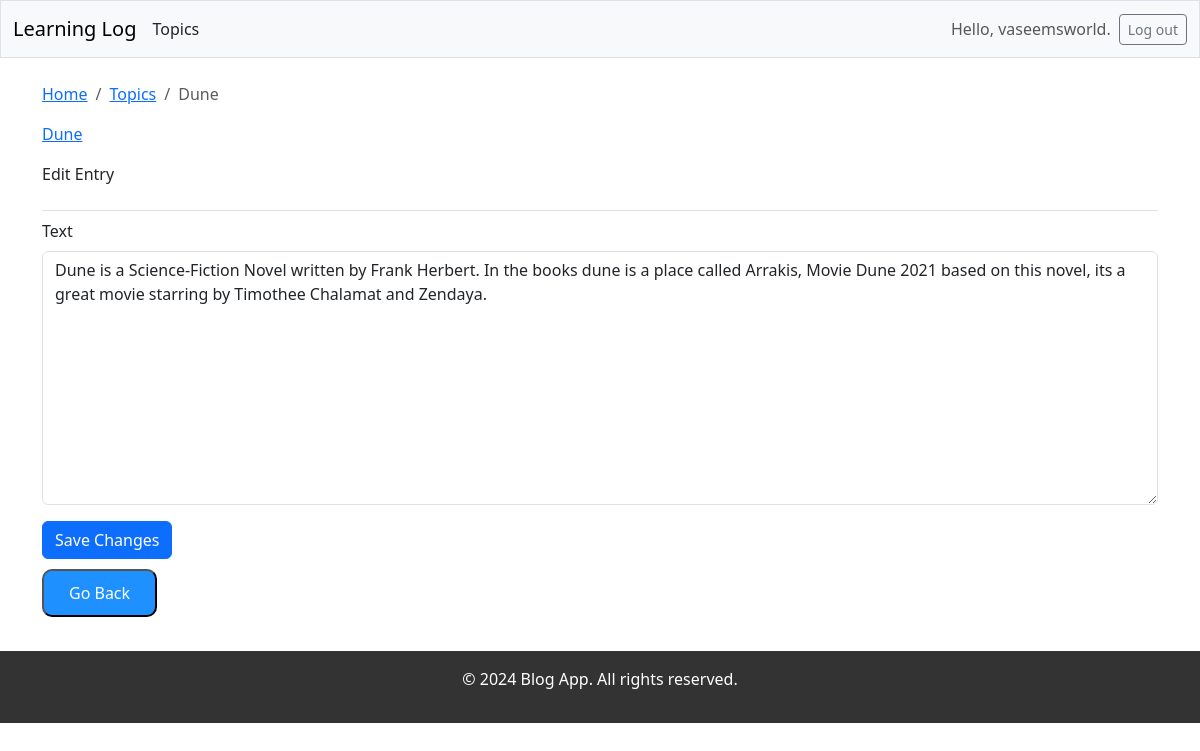
The page /edit_entry/1/ (signed in) on the database its author committed.
### learning_logs/models.py (models this page shows, shortened)
class Topic(models.Model):
    text = models.CharField(max_length=200)
    date_added = models.DateTimeField(auto_now_add=True)
    owner = models.ForeignKey(User,on_delete=models.CASCADE)
    def __str__(self):
        return self.text

class Entry(models.Model):
    topic = models.ForeignKey(Topic,on_delete=models.CASCADE)
    text = models.TextField()
    date_added = models.DateTimeField(auto_now_add=True)
    class Meta:
        verbose_name_plural = 'entries'

### learning_logs/views.py (the view)
# urls.py: path('edit_entry/<int:entry_id>/',views.edit_entry,name='edit_entry'),
@login_required
def edit_entry(request,entry_id):
    entry = Entry.objects.get(id=entry_id)
    topic = entry.topic
    if request.method != 'POST':
        form = EntryForm(instance=entry)
    else:
        form = EntryForm(instance=entry,data=request.POST)
        if form.is_valid():
            form.save()
            return redirect('learning_logs:topic', topic_id = topic.id)
    context = {'entry':entry,'topic':topic,'form':form}
    return render(request,'learning_logs/edit_entry.html',context)

### learning_logs/forms.py
class EntryForm(forms.ModelForm):
    class Meta:
        model = Entry
        fields = ['text']
        lablels = {'text': '' }
        widgets = {'text':forms.Textarea(attrs={'placeholder':'Enter your text'})}

### learning_logs/templates/learning_logs/edit_entry.html (shortened to what this page needs)
{% extends 'learning_logs/base.html' %}
{% load django_bootstrap5 %}
{% load static %}
{% block page_header %}
<nav aria-label="breadcrumb">
  <ol class="breadcrumb">
    <li class="breadcrumb-item"><a href="/">Home</a></li>
    <li class="breadcrumb-item"><a href="{% url 'learning_logs:topics' %}">Topics</a></li>
    <li class="breadcrumb-item active" aria-current="page"> {{topic.text}}</li>
  </ol>
</nav>
<p><a href="{% url 'learning_logs:topic' topic.id %}">{{ topic }}</a></p>
<p>Edit Entry</p>
{% endblock page_header %}
{% block content %}
<form action="{% url 'learning_logs:edit_entry' entry.id %}" method="post">
    {% bootstrap_form form %}
    {% bootstrap_button button_type="submit" content="Save Changes" %}
</form>
<button class="backbutton" onclick="goBack()">Go Back</button>
{% endblock content %}

### learning_logs/templates/learning_logs/base.html (shortened to what this page needs)
<!DOCTYPE html>
<html lang="en">
<head>
    {% load static %}
    <link rel="stylesheet" href="{% static 'learning_logs/styles.css' %}">
    {% load django_bootstrap5 %}
    {% bootstrap_css %}
<body>
<nav class="navbar navbar-expand-md navbar-light bg-light mb-4 border">
    <div class="container-fluid">
        <a class="navbar-brand" href="{% url 'learning_logs:index' %}">Learning Log</a>
        <a class="nav-link" href="{% url 'learning_logs:topics' %}">Topics</a>
        <div class="collapse navbar-collapse" id="navbarCollapse">
            <ul class="navbar-nav ms-auto mb-2 mb-md-0">
                {% if user.is_authenticated %}
                <li class="nav-item">
                    <span class="navbar-text me-2">Hello, {{ user.username }}.
                    </span></li>
                {% endif %}
            </ul>
            {% if user.is_authenticated %}
            <form action="{% url 'accounts:logout' %}" method='post'>
                <button name='submit' class='btn btn-outline-secondary btn-sm'>
                    Log out
                </button>
            </form>
            {% endif %}
        </div>
    </div>
</nav>
<main class="container">
    <div class="pb-2 mb-2 border-bottom">
        {% block page_header %}{% endblock page_header %}
    </div>
    <div>
        {% block content %} {% endblock content %}
    </div>
</main>
<br>
<footer>
    <p>&copy; 2024 Blog App. All rights reserved.</p>
</footer>
</body>
</html>

### learning_logs/static/learning_logs/styles.css (style rules this page uses)
.backbutton { text-decoration: none; border-radius: 10px; color: white; background-color: #1e90ff; margin: 10px 0px; padding: 10px 25px; }
footer { background-color: #333; color: #fff; text-align: center; padding: 1em; }

### rows shown on the page
Topic: text "Dune"
Entry: text "Dune is a Science-Fiction Novel written by Frank Herbert. In the books dune is a place called Arrakis, Movie Dune 2021 based on this novel, its a great movie starring by Timothee Chalamat and Zendaya."

### other values the page prints
{{ user.username }} "vaseemsworld"
